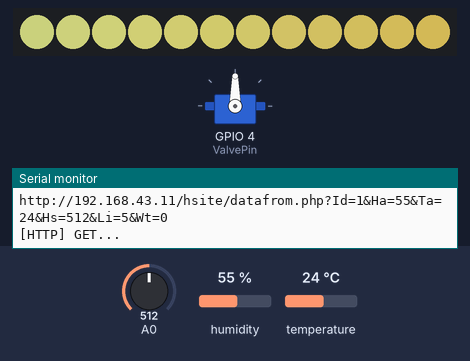
Bench run of a sketch on a simulated ESP8266 (NodeMCU). On the bench: servo, 12 RGB LEDs in strip order, left to right, the last lines printed to the serial monitor. The test bench sets the inputs (shaded band); at power-on: A0 = 512, humidity 55 %, temperature 24 °C. Dim RGB values are drawn brighter than linear; WiFi joins after 1.5 s; servers stay silent unless stated; uploads are accepted with an empty reply.

Above: at 4.7 s.
4.8 s: A0 set to 212
10.6 s: A0 set to 187
At 15.0 s:
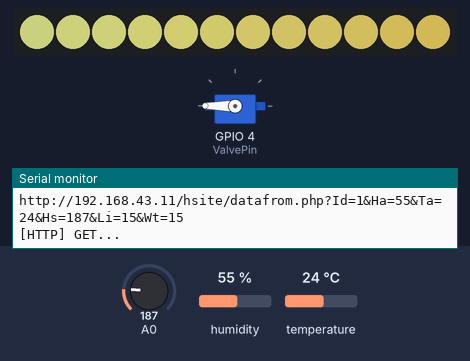
16.4 s: A0 set to 210
At 20.0 s:
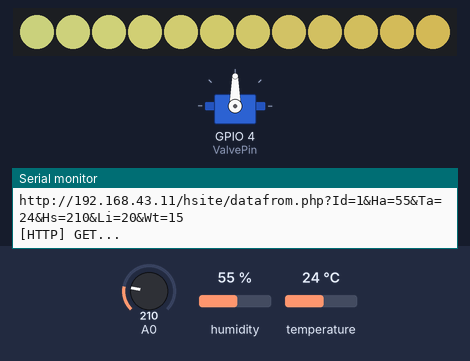
22.2 s: A0 set to 190
At 25.1 s:
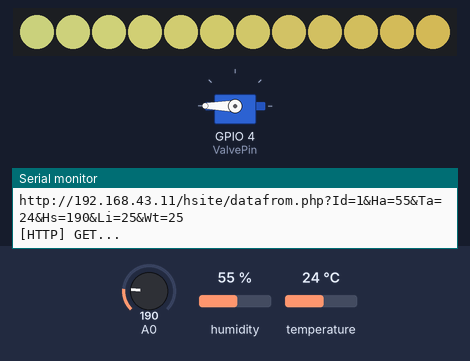
Timing chart, 0 to 26.6 s (numbered marks = the images above; inputs shaded):
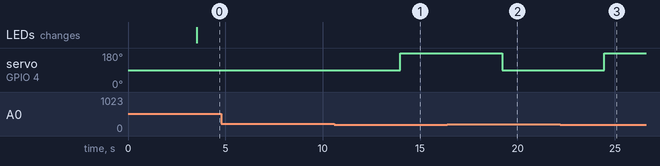

The sketch:

Arduino.ino
```cpp
#define FASTLED_ESP8266_RAW_PIN_ORDER
#include <dht11.h>
#include <Servo.h>
#include <FastLED.h>
#include <ESP8266WiFi.h>
#include <ESP8266WiFiMulti.h>
#include <ESP8266HTTPClient.h>
#define ValvePin 4 //d2
#define DHT11PIN 5 //d1
#define WPin     0 //a0

#define LED_TYPE         WS2812     // Модель ленты
#define COLOR_ORDER      GRB        // Цветовая модель
#define PIN              14         // К какому выходу подключена лента
#define NUM_LEDS         12         // Кол-во светодиодов в ленте
#define COLOR_CORRECTION 0xFFB0F0   // Цветокоррекция
#define BRIGHTNESS       100        // Яркость ленты
#ifndef STASSID
#define STASSID "Redmi Note 3"
#define STAPSK  "vadimpopov3"
#endif

const char* ssid     = STASSID;
const char* password = STAPSK;

CRGB leds[NUM_LEDS];
dht11 DHT;
Servo valveservo;
long WatSoil, TAir, HumAir, LastWat, rt;
float t;
void setup()
{
  Serial.begin(115200);
  valveservo.attach(ValvePin);
  FastLED.addLeds<LED_TYPE, PIN, COLOR_ORDER>(leds, NUM_LEDS).setCorrection(COLOR_CORRECTION);
  FastLED.setBrightness(BRIGHTNESS);
  conn();
  for (int i = 0; i < 10; i++) {
    if (rt == 0) {
      rt = getservertime();
    }
  }
}
void loop()
{
  rt += 5;
  fill();
  FastLED.show();
  DHT.read(DHT11PIN);
  HumAir = DHT.humidity;
  TAir = DHT.temperature;
  WatSoil = analogRead(WPin);
  if (WatSoil < 200) {
    valveservo.write(180);
    LastWat = rt;
  } else
  { valveservo.write(90);

  };
  Serial.println(rt);
  Serial.println(TAir);
  Serial.println(HumAir);
  Serial.println(WatSoil);
  Serial.println(LastWat);
  while (!sendtoserver()) {
    Serial.println("Try to send");
  }
  delay(5000);
}


bool sendtoserver() {
  WiFiClient client;
  HTTPClient http;
  Serial.print("[HTTP] begin...\n");
  //Id=1&Ha=2&Ta=3&Hs=4&Li=5&Wt=6
  String HR = "http://192.168.43.11/hsite/datafrom.php?";
  HR += "Id=1";
  HR += "&Ha=" + String(HumAir);
  HR += "&Ta=" + String(TAir);
  HR += "&Hs=" + String(WatSoil);
  HR += "&Li=" + String(rt);
  HR += "&Wt=" + String(LastWat);
  Serial.println(HR);
  if (http.begin(client, HR)) {  // HTTP
    Serial.print("[HTTP] GET...\n");
    int httpCode = http.GET();
    if (httpCode > 0) {
      String payload = http.getString();
      Serial.println(payload);
      http.end();
      return true;
    }
  } else {
    http.end();
    Serial.printf("[HTTP} Unable to connect\n");
    return false;
  }
}

void fill() {
  t = rt / 86400 * 3.14;
  for (int i = 0; i < NUM_LEDS; i++) {
    FastLED.setBrightness(sin8(t));
    float r = sin(t + i * 0.03 + 1) + 1;
    float g = sin(t + i * 0.03 + 2) + 1;
    float b = sin(t + i * 0.03 + 3) + 1;
    leds[i] = CRGB(r * 127, g * 127, b * 127);
  }
}

void conn() {
  Serial.println();
  Serial.println();
  Serial.print("Connecting to ");
  Serial.println(ssid);
  WiFi.mode(WIFI_STA);
  WiFi.begin(ssid, password);

  while (WiFi.status() != WL_CONNECTED) {
    delay(500);
    Serial.print(".");
  }

  Serial.println("");
  Serial.println("WiFi connected");
  Serial.println("IP address: ");
  Serial.println(WiFi.localIP());
}
long getservertime() {
  WiFiClient client;
  HTTPClient http;
  Serial.print("[HTTP] begin...\n");
  if (http.begin(client, "http://192.168.43.11/HSite/time.php")) {  // HTTP
    Serial.print("[HTTP] GET...\n");
    int httpCode = http.GET();
    if (httpCode > 0) {
      if (httpCode == HTTP_CODE_OK || httpCode == HTTP_CODE_MOVED_PERMANENTLY) {
        String payload = http.getString();
        Serial.println(payload);
        return payload.toFloat();
      }
    }
    return http.getString().toFloat();
    http.end();
  } else {
    Serial.printf("[HTTP} Unable to connect\n");
    return 0;
  }
}
```

Measured:
- the behaviour switches between 200 and 199 on A0 (found by bisection; images 0 and 1)
- after the input at 10.6 s, servo on GPIO 4 (ValvePin): 90° → 180° after 3.4 s
- after the input at 16.4 s, servo on GPIO 4 (ValvePin): 180° → 90° after 2.8 s
- after the input at 22.2 s, servo on GPIO 4 (ValvePin): 90° → 180° after 2.2 s
